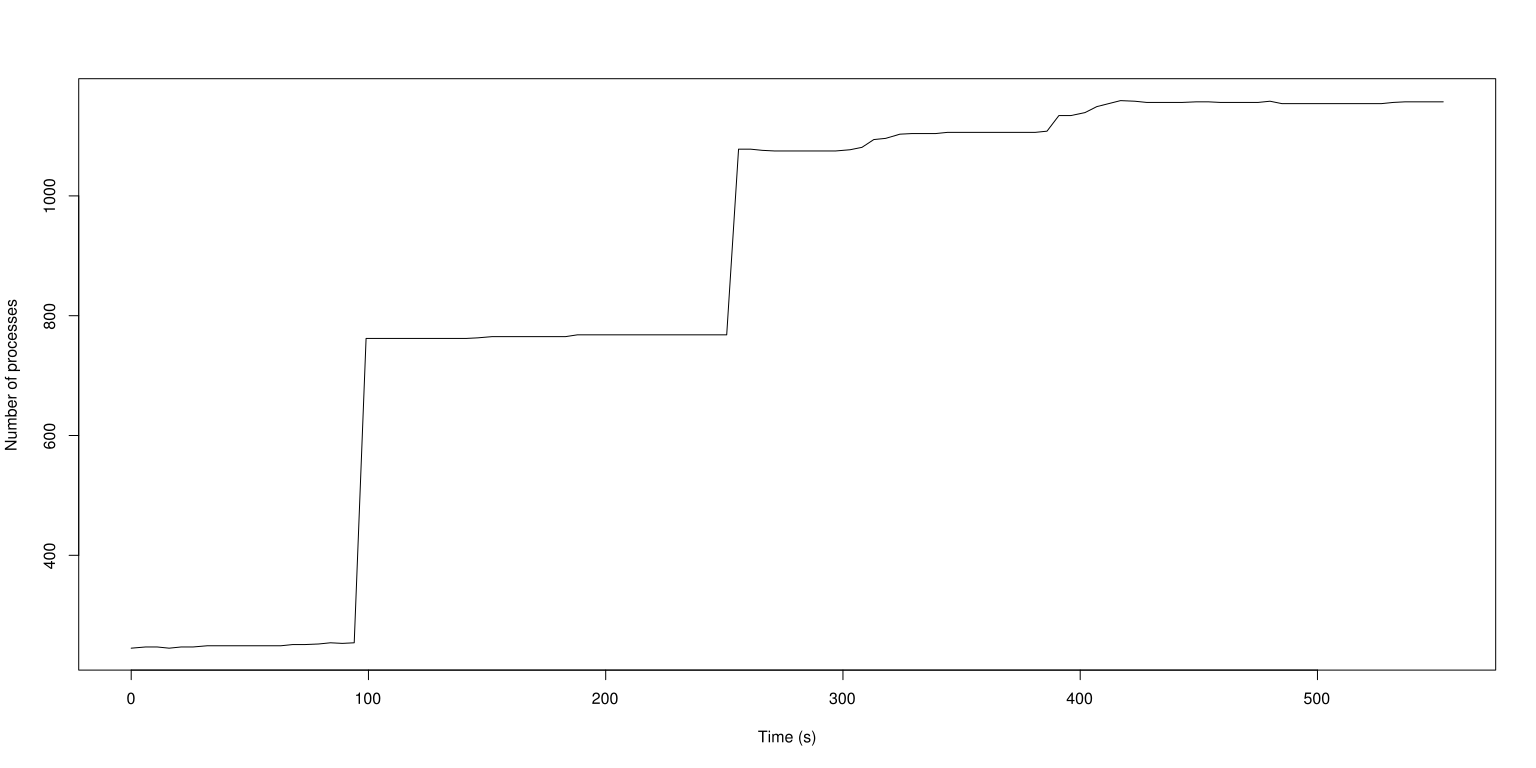

Generate this figure with R:

x <- read.table("plot.x")[[1]]
x <- x - x[1]

y <- read.table("plot.y")[[1]]

svg("plot.svg", width= 16, height=8)
plot(x=x, y=y, type='l', xlab = "Time (s)", ylab = "Number of processes")
dev.off()